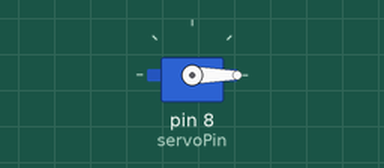
Recording of a sketch running on a simulated Arduino Uno, built with avr-gcc and run on an emulated ATmega328P. Parts: servo.

Above: at 0.05 s.
Timing chart, 0 to 3.0 s (numbered marks = the images above):
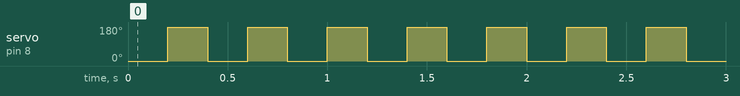

Measured:
- by itself, servo on pin 8 (servoPin): alternates 180° for 0.20 s and 0° for 0.20 s

The sketch:

Sweep.ino
```cpp
// Include the Servo library
#include <Servo.h>
// Declare the Servo pin
int servoPin = 8;
// Create a servo object
Servo Servo1;
void setup() {
   // We need to attach the servo to the used pin number
   Servo1.attach(servoPin);
}
void loop(){
   // Make servo go to 0 degrees
   Servo1.write(0);
   delay(200);
   // Make servo go to 90 degrees
   //Servo1.write(90);
  // delay(1000);
   // Make servo go to 180 degrees
   Servo1.write(180);
   delay(200);
}
```
